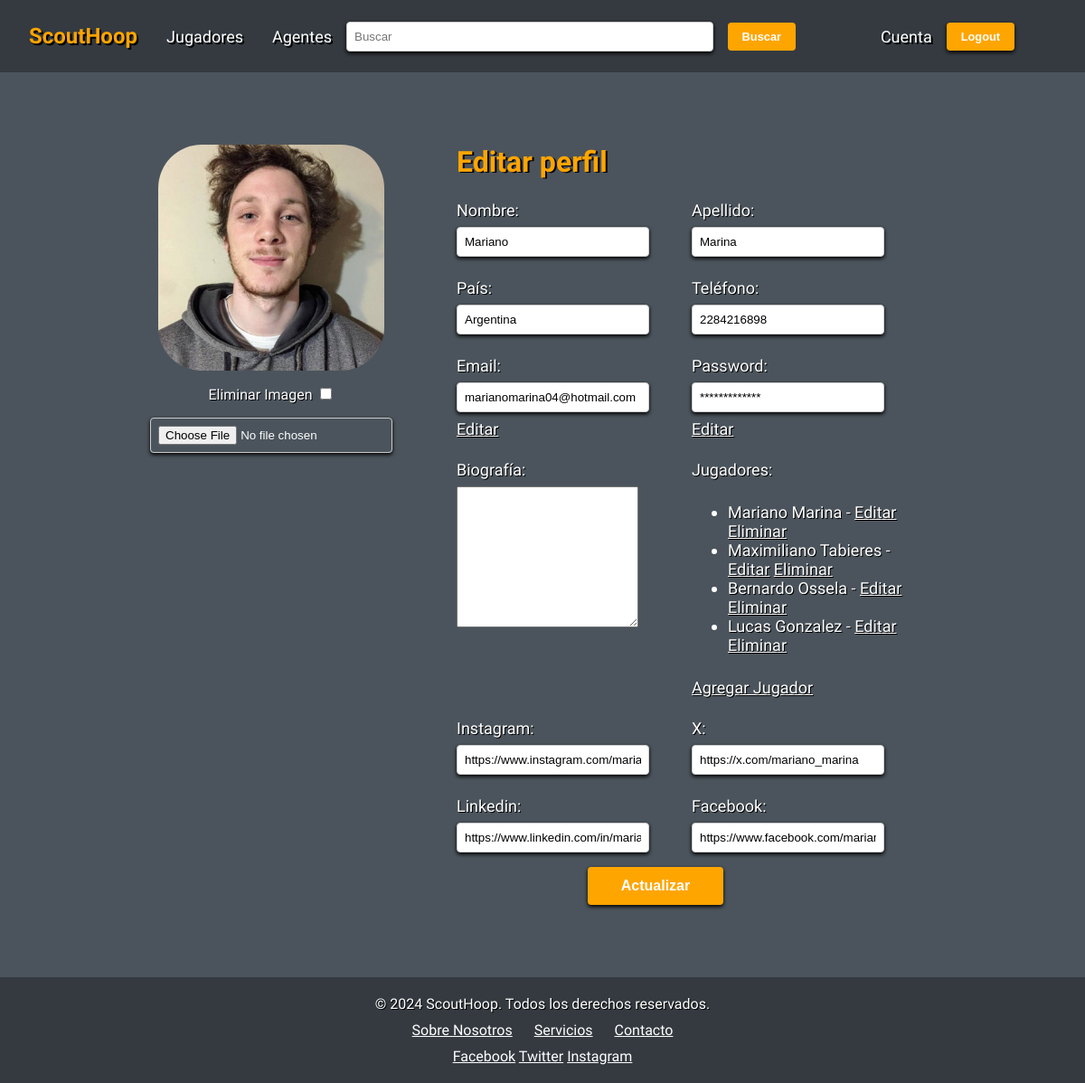
/accounts/profile/ (signed in), run on an earlier commit of the app's database.
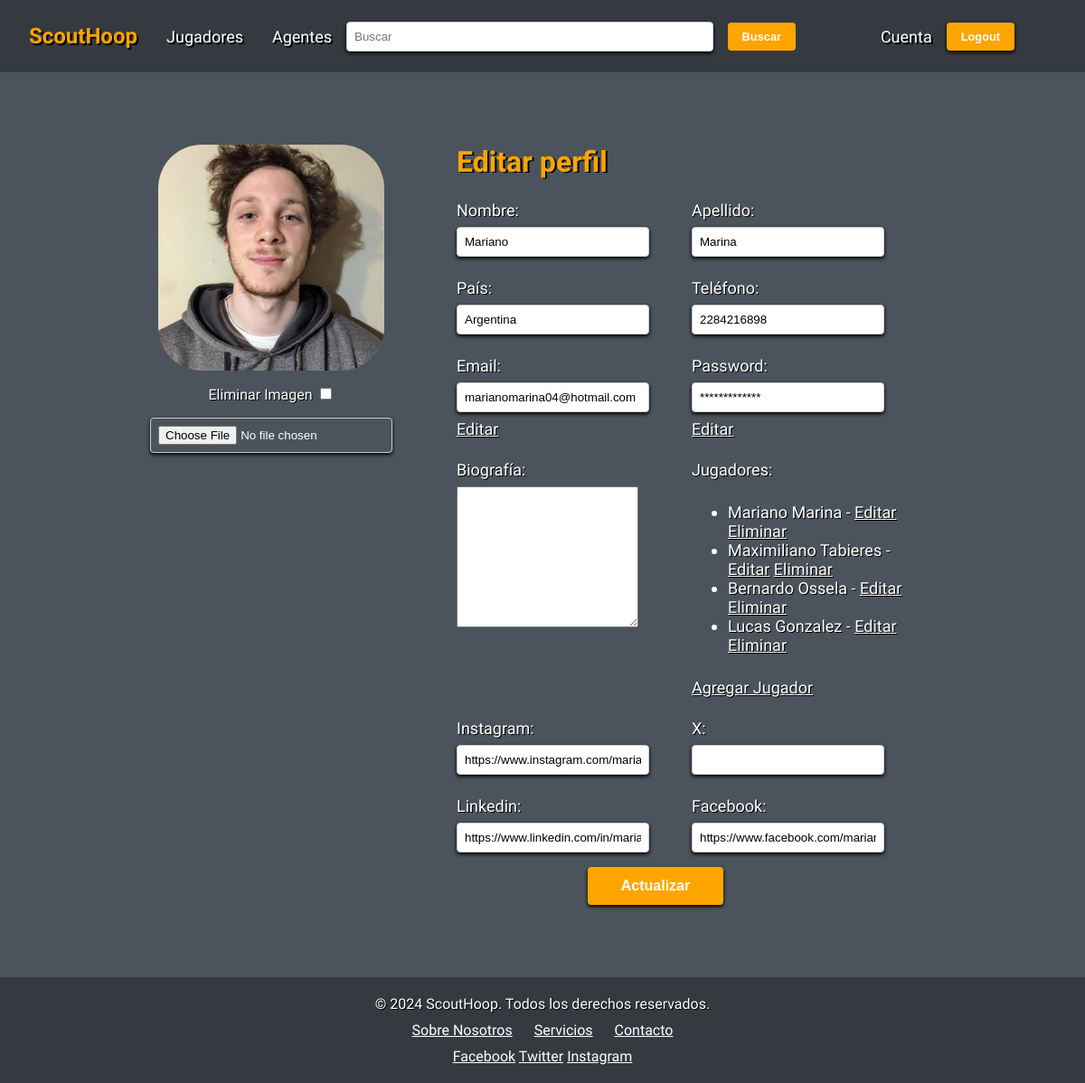
And on a later commit of the database.
### registration/models.py (models this page shows, shortened)
class Profile(models.Model):
    user = models.OneToOneField(User, on_delete=models.CASCADE)
    avatar = models.ImageField(upload_to=custom_upload_to, null=True, blank=True)
    country = models.CharField(max_length=100, null=True, blank=True)
    bio = models.TextField(null=True, blank=True)
    phone_number = models.CharField(max_length=15, null=True, blank=True)
    ig_link = models.CharField(max_length=100, null=True, blank=True)
    x_link = models.CharField(max_length=100, null=True, blank=True)
    ln_link = models.CharField(max_length=100, null=True, blank=True)
    fbk_link = models.CharField(max_length=100, null=True, blank=True)

### registration/views.py (the view, shortened to what this page needs)
# urls.py: path('profile/', ProfileUpdate.as_view(), name='profile'),
@method_decorator(login_required, name='dispatch')
class ProfileUpdate(UpdateView):
    form_class = ProfileForm
    template_name = 'registration/profile_form.html'
    def get_object(self):
        profile, created = Profile.objects.get_or_create(user=self.request.user)
        return profile
    def get_initial(self):
        initial = super(ProfileUpdate, self).get_initial()
        initial['first_name'] = self.request.user.first_name
        initial['last_name'] = self.request.user.last_name
        return initial

### registration/forms.py (shortened to what this page needs)
class ProfileForm(forms.ModelForm):
    first_name = forms.CharField(max_length=30, required=False, widget=forms.TextInput(attrs={'class': 'form-control-update'}))
    last_name = forms.CharField(max_length=30, required=False , widget=forms.TextInput(attrs={'class': 'form-control-update'}))
    class Meta:
        model = Profile
        fields = ['avatar', 'country','phone_number','bio', 'ig_link', 'x_link', 'ln_link', 'fbk_link']
        widgets = {
            'avatar': forms.ClearableFileInput(attrs={'class': 'form-control-file'}),
            'country': forms.TextInput(attrs={'class': 'form-control-update'}),
            'phone_number': forms.TextInput(attrs={'class': 'form-control-update', 'type':'number'}),
            'bio': forms.Textarea(attrs={'class': 'form-control-update'}),
            'ig_link' : forms.TextInput(attrs={'class': 'form-control-update'}),
            'x_link' : forms.TextInput(attrs={'class': 'form-control-update'}),
            'ln_link' : forms.TextInput(attrs={'class': 'form-control-update'}),
            'fbk_link' : forms.TextInput(attrs={'class': 'form-control-update'}),
        }

### registration/templates/registration/profile_form.html (shortened to what this page needs)
{% extends 'core/base.html' %}
{% load static %}
{% block content %}
  <main role="main">
    <form class="container-update"
          action=""
          method="post"
          enctype="multipart/form-data">
      <div class="container-update-avatar">
        <div class="wrap-update-avatar">
          {% if request.user.profile.avatar %}
            <img src="{{ request.user.profile.avatar.url }}" class="avatar">
            <p>
              Eliminar Imagen
              <input type="checkbox"
                     class="form-check-input"
                     id="avatar-clear"
                     name="avatar-clear" />
            </p>
          {% else %}
            <img src="{% static 'registration/img/no-avatar.jpg' %}" class="avatar">
          {% endif %}
          <input type="file"
                 name="avatar"
                 class="form-control-file profile-inputs"
                 id="id_avatar"
                 onchange="previewImage(event)">
        </div>
      </div>
      <div class="profile-update-form">
        <h3 class="title profile-update-title">Editar perfil</h3>
        <div class="profile-update-inputs">
          <div class="profile-update-label">
            <label>Nombre:</label>
            {{ form.first_name }}
          </div>
          <div class="profile-update-label">
            <label>Apellido:</label>
            {{ form.last_name }}
          </div>
          <div class="profile-update-label">
            <label>País:</label>
            {{ form.country }}
          </div>
          <div class="profile-update-label">
            <label>Teléfono:</label>
            {{ form.phone_number }}
          </div>
          <div class="profile-update-label">
            <label>Email:</label>
            <input type="email"
                   class="form-control-update"
                   value="{{ request.user.email }}"
                   readonly>
            <a class="links" href="{% url 'profile_email' %}">Editar</a>
          </div>
          <div class="profile-update-label">
            <label>Password:</label>
            <input type="email"
                   class="form-control-update"
                   value="*************"
                   readonly>
            <a class="links" href="{% url 'password_change' %}">Editar</a>
          </div>
          <div class="profile-update-label">
            <label>Biografía:</label>
            {{ form.bio }}
          </div>
          <div class="profile-update-label">
            <label>Jugadores:</label>
            <ul>
              {% for player in user.profile.players.all %}
                <li>
                  {{ player.first_name }} {{ player.last_name }} -
                  <a class="links" href="{% url 'player_edit' player.pk %}">Editar</a>
                  <a class="links" href="{% url 'player_delete' player.pk %}">Eliminar</a>
                </li>
              {% endfor %}
            </ul>
            <a class="no-margin links" href="{% url 'player_add' %}">Agregar Jugador</a>
          </div>
        </div>
        <div class="profile-update-label">
          <label>Instagram:</label>
          {{ form.ig_link }}
        </div>
        <div class="profile-update-label">
          <label>X:</label>
          {{ form.x_link }}
        </div>
        <div class="profile-update-label">
          <label>Linkedin:</label>
          {{ form.ln_link }}
        </div>
        <div class="profile-update-label">
          <label>Facebook:</label>
          {{ form.fbk_link }}
        </div>
        <div class="confirm-buttons no-padd">
          <input type="submit" class="button min" value="Actualizar">
        </div>
      </div>
    </form>
  </main>
{% endblock %}

What changed in the data, as far as the page shows it:
changed Profile "Argentina": x_link "https://x.com/mariano_marina" → (not shown)
